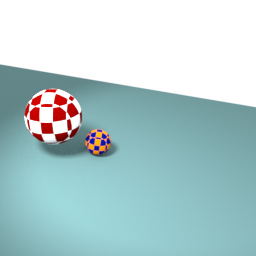
#> input picture optical_flow/toy_problem/frame_01.png, 256 x 256 px, found by its file name; its folder holds only this picture in this run
$ python running_script.py
#> lines starting #> are read from the running program, lines starting #| are printed output that depends on the picture
# %%
import matplotlib
import numpy as np
import os
import matplotlib.pyplot as plt
import matplotlib

path = "./optical_flow/toy_problem"


# load all the images inside into 3d numpy array
def load_images(path):
#> called with path = './optical_flow/toy_problem'
    images = []
    for filename in sorted(os.listdir(path)):
        if filename.endswith(".png"):
            img = plt.imread(os.path.join(path, filename))
#> img is the input picture: shape (256, 256, 3) float32; mean R, G, B 0.701, 0.806, 0.812
            # convert to grayscale
            img = np.mean(img, axis=2, dtype=np.float32) / 255.0
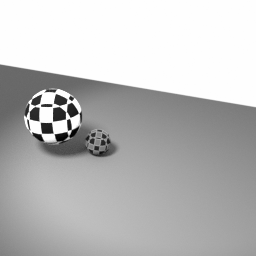
#> img: shape (256, 256) float32; min 0.000466, max 0.00392, mean 0.00303; drawn with min black and max white
            images.append(img)
    return np.array(images)


# Load images
a = load_images(path)
print(a.shape)
#| (1, 256, 256)

# Animate the images using matplotlib and pause
plt.figure()
for i in range(a.shape[0]):
    plt.imshow(a[i], cmap="gray")
    plt.title(f"Frame {i + 1}")
    plt.axis("off")
    plt.pause(0.1)
plt.show()

# %%
import matplotlib.pyplot as plt
import numpy as np

np.random.seed(19680801)
data = np.random.random((50, 50, 50))

fig, ax = plt.subplots()

for i, img in enumerate(data):
    ax.clear()
    ax.imshow(img)
    ax.set_title(f"frame {i}")
    # Note that using time.sleep does *not* work here!
    plt.pause(0.1)
#> this loop made 50 passes
#> pass 1, `plt.pause(0.1)`:
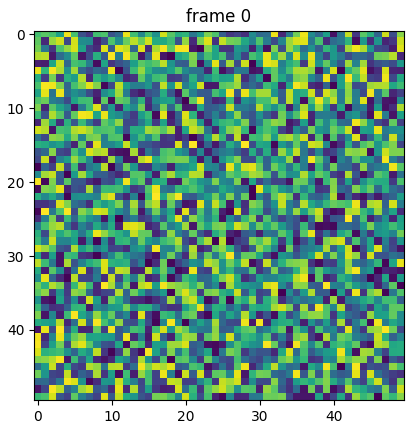
#> figure drawn by matplotlib, 1 panel
#> pass 2, `plt.pause(0.1)`:
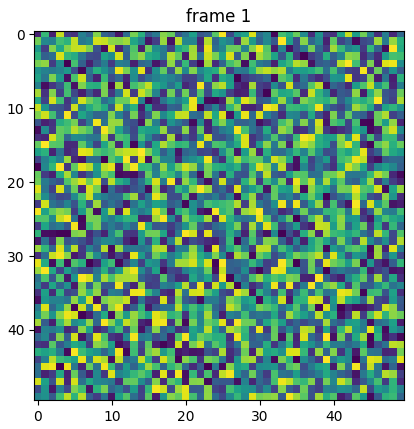
#> figure drawn by matplotlib, 1 panel
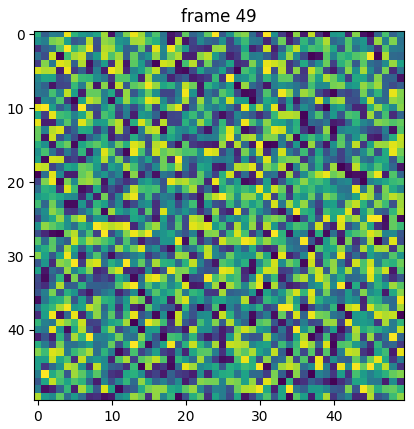
#> figure drawn by matplotlib, 1 panel
